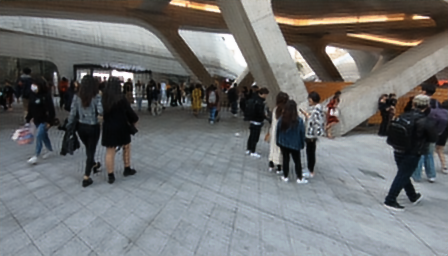
#> input picture recon_image_test/02800000071.png, 448 x 256 px, found by its file name
$ python plot_results.py
#> lines starting #> are read from the running program, lines starting #| are printed output that depends on the picture
#!/usr/bin/env python3
# -*- coding: utf-8 -*-
"""
Created on Mon April 1 11:57:46 2024

@author: soumensmacbookair
"""

import pandas as pd
import matplotlib.pyplot as plt
from scipy.signal import savgol_filter
import numpy as np

# [42 lines left out: function plot_loss_psnr, not called in this run]

# Example usage:
# plot_loss_psnr('/raid/speech/soumen/gnr_project/outputs/train_details.csv',
#                kind="Train", window_length=1000, polyorder=5, xlabel='Optimization Step')
# plot_loss_psnr('/raid/speech/soumen/gnr_project/outputs/val_details.csv',
#                kind="Val", window_length=10, polyorder=5, xlabel='Epoch')


import matplotlib.pyplot as plt
import cv2

def plot_images(image_dict, column_titles, psnr_titles):
    num_examples = len(image_dict)

    fig, axs = plt.subplots(3, num_examples, figsize=(10*num_examples, 15))

    for i, (example, paths) in enumerate(image_dict.items()):
        blur_path, sharp_path, deblur_path = paths

        # Read images
        blur_img = cv2.imread(blur_path)
#> blur_img is the input picture: shape (256, 448, 3); mean B, G, R 113, 112.7, 111.7
        sharp_img = cv2.imread(sharp_path)
        deblur_img = cv2.imread(deblur_path)

        # Plot blur image
        axs[0, i].imshow(cv2.cvtColor(blur_img, cv2.COLOR_BGR2RGB))
        axs[0, i].set_title(f'{column_titles[i]} - Blur')
        axs[0, i].axis('off')

        # Plot sharp image
        axs[1, i].imshow(cv2.cvtColor(sharp_img, cv2.COLOR_BGR2RGB))
        axs[1, i].set_title(f'{column_titles[i]} - Sharp')
        axs[1, i].axis('off')

        # Plot deblur image
        axs[2, i].imshow(cv2.cvtColor(deblur_img, cv2.COLOR_BGR2RGB))
        axs[2, i].set_title(f'{column_titles[i]} - Deblurred {psnr_titles[i]}')
        axs[2, i].axis('off')

    plt.tight_layout()
    plt.savefig("outputs/test_image_result.png")
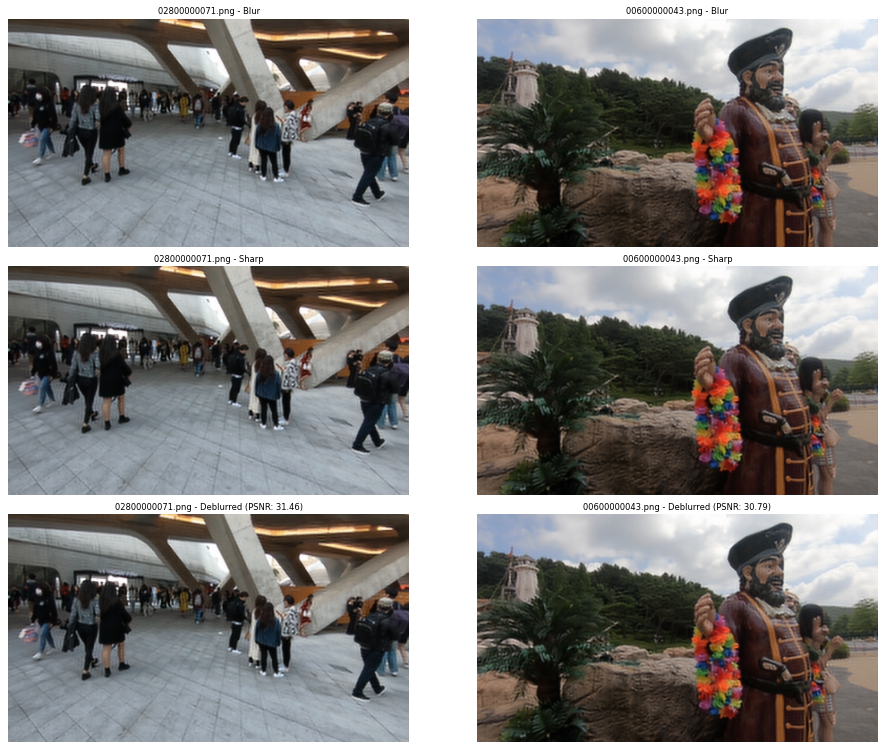
#> figure drawn by matplotlib, 6 panels

# Example usage:
image_name_1 = "02800000071.png"
psnr1 = "(PSNR: 31.46)"
image_name_2 = "00600000043.png"
psnr2 = "(PSNR: 30.79)"
a = f"custom_test/blur/{image_name_1}"
b = f"custom_test/sharp/{image_name_1}"
c = f"recon_image_test/{image_name_1}"
d = f"custom_test/blur/{image_name_2}"
e = f"custom_test/sharp/{image_name_2}"
f = f"recon_image_test/{image_name_2}"

image_dict = {
    "example_1": [a,b,c],
    "example_2": [d,e,f]
}

column_titles = [image_name_1, image_name_2]
psnr_titles = [psnr1, psnr2]

plot_images(image_dict, column_titles, psnr_titles)
